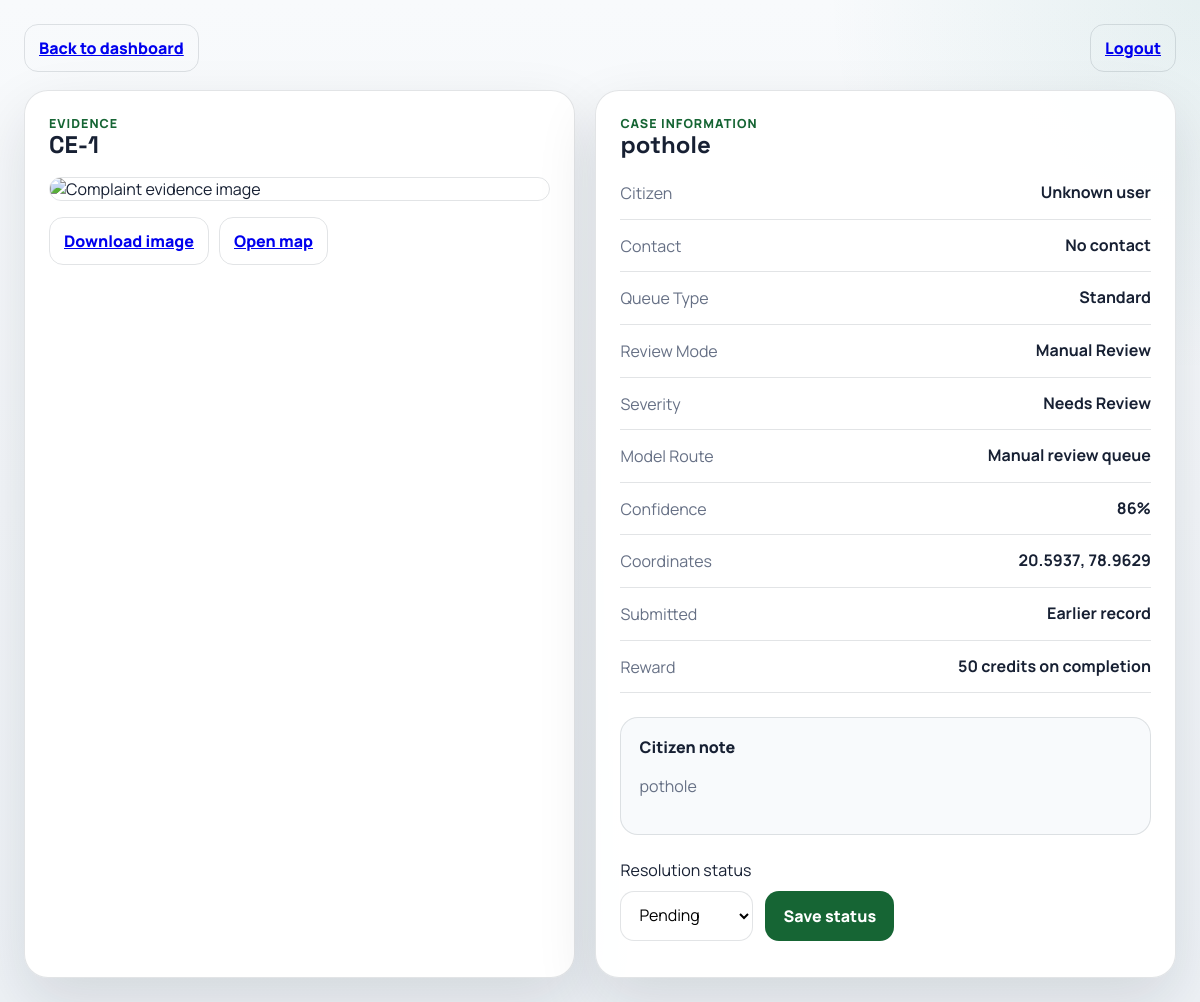
Page /admin/report/1 (signed in) on the committed database.
### database.py (models this page shows)
class Complaint(Base):
    __tablename__ = "complaints"
    id = Column(Integer, primary_key=True)
    issue_type = Column(String)
    image_path = Column(String)
    confidence = Column(Float)
    latitude = Column(Float)
    longitude = Column(Float)
    comment = Column(String)
    status = Column(String, default="Pending")
    user_name = Column(String)
    user_contact = Column(String)
    reference_code = Column(String)
    created_at = Column(String)
    user_id = Column(Integer)
    issue_key = Column(String)
    detection_mode = Column(String)
    model_key = Column(String)
    severity = Column(String)
    last_updated_at = Column(String)
    reward_points = Column(Integer, default=0)
    priority_requested = Column(Integer, default=0)

### app.py (the view)
@app.get("/admin/report/{report_id}", response_class=HTMLResponse)
async def report_detail(request: Request, report_id: int):
    admin_session = get_current_admin_session(request)
    if not admin_session:
        return RedirectResponse("/login?tab=admin", status_code=302)
    db = SessionLocal()
    try:
        report = db.query(Complaint).filter(Complaint.id == report_id).first()
    finally:
        db.close()
    if not report:
        return HTMLResponse("Report not found", status_code=404)
    return templates.TemplateResponse(
        request,
        "report_detail.html",
        {
            "request": request,
            "report": report,
            "image_url": build_image_url(report.image_path),
            "status_choices": sorted(ALLOWED_STATUSES, key=lambda value: ["Pending", "In Progress", "Completed"].index(value)),
            "image_analysis_mode": report.detection_mode or "Manual Review",
            "completion_reward_points": COMPLETION_REWARD_POINTS,
        },
    )

### templates/report_detail.html (shortened to what this page needs)
<!DOCTYPE html>
<html lang="en">
<head>
    <link rel="stylesheet" href="/static/admin.css">
</head>
<body>
    <div class="detail-shell">
        <div class="detail-topbar">
            <a href="/admin/dashboard" class="detail-back">Back to dashboard</a>
            <a href="/admin/logout" class="detail-back">Logout</a>
        </div>
        <div class="detail-grid">
            <section class="detail-card">
                <p class="mini-label">Evidence</p>
                <h1>{{ report.reference_code or ('CE-' ~ report.id) }}</h1>
                <img class="detail-image" src="{{ image_url }}" alt="Complaint evidence image">
                <div class="detail-actions">
                    <a class="table-link" href="/admin/download/{{ report.id }}">Download image</a>
                    <a class="table-link" href="https://maps.google.com/?q={{ report.latitude }},{{ report.longitude }}" target="_blank" rel="noreferrer">Open map</a>
                </div>
            </section>
            <section class="detail-card">
                <p class="mini-label">Case information</p>
                <h2>{{ report.issue_type }}</h2>
                <div class="detail-list">
                    <div><span>Citizen</span><strong>{{ report.user_name or 'Unknown user' }}</strong></div>
                    <div><span>Contact</span><strong>{{ report.user_contact or 'No contact' }}</strong></div>
                    <div><span>Queue Type</span><strong>{{ 'Priority' if report.priority_requested else 'Standard' }}</strong></div>
                    <div><span>Review Mode</span><strong>{{ report.detection_mode or 'Manual Review' }}</strong></div>
                    <div><span>Severity</span><strong>{{ report.severity or 'Needs Review' }}</strong></div>
                    <div><span>Model Route</span><strong>{{ report.model_key if report.model_key else 'Manual review queue' }}</strong></div>
                    <div><span>Confidence</span><strong>{{ (report.confidence * 100)|round|int if report.confidence is not none else 0 }}%</strong></div>
                    <div><span>Coordinates</span><strong>{{ report.latitude }}, {{ report.longitude }}</strong></div>
                    <div><span>Submitted</span><strong>{{ report.created_at or 'Earlier record' }}</strong></div>
                    <div><span>Reward</span><strong>{{ report.reward_points if report.reward_points else completion_reward_points }} credits on completion</strong></div>
                </div>
                <div class="comment-box">
                    <span>Citizen note</span>
                    <p>{{ report.comment if report.comment else 'No additional details were provided for this complaint.' }}</p>
                </div>
                <div class="status-manager">
                    <label for="statusSelect">Resolution status</label>
                    <div class="status-row">
                        <select id="statusSelect">
                            {% for status in status_choices %}
                            <option value="{{ status }}" {{ 'selected' if report.status == status else '' }}>{{ status }}</option>
                            {% endfor %}
                        </select>
                        <button type="button" onclick="saveStatus()">Save status</button>
                    </div>
                </div>
            </section>
        </div>
    </div>
</body>
</html>

### static/admin.css (style rules this page uses)
:root { --bg: #eef2f6; --panel: rgba(255, 255, 255, 0.95); --panel-dark: #0f172a; --text: #172033; --muted: #667085; --line: rgba(23, 32, 51, 0.12); --accent: #166534; --warning: #b45309; --info: #1d4ed8; --success: #15803d; --gold: #b45309; --shadow: 0 24px 60px rgba(15, 23, 42, 0.12); }
* { box-sizing: border-box; }
body { margin: 0; font-family: "Manrope", sans-serif; color: var(--text); background: radial-gradient(circle at top right, rgba(15, 118, 110, 0.08), transparent 24%), linear-gradient(180deg, #f8fafc 0%, var(--bg) 100%); }
.dashboard-shell, .detail-shell { min-height: 100vh; padding: 24px; }
.dashboard-sidebar, .table-panel, .stat-card, .detail-card, .sidebar-note { background: var(--panel); border: 1px solid var(--line); border-radius: 24px; box-shadow: var(--shadow); }
.sidebar-label, .mini-label { margin: 0; color: var(--accent); font-size: 0.78rem; font-weight: 800; letter-spacing: 0.08em; text-transform: uppercase; }
.dashboard-sidebar h1, .panel-head h2, .detail-card h1, .detail-card h2 { margin: 0; font-family: "Space Grotesk", sans-serif; line-height: 1.05; }
.sidebar-copy, .ref-block span, .user-block span, .status-feedback, .comment-box p, .detail-list span { color: var(--muted); line-height: 1.6; }
.sidebar-link, .table-link, .detail-back { min-height: 44px; padding: 12px 14px; border-radius: 14px; display: inline-flex; align-items: center; justify-content: center; border: 1px solid var(--line); font-weight: 800; }
.panel-head input, .status-row select { min-height: 46px; border-radius: 14px; border: 1px solid var(--line); padding: 12px 14px; font: inherit; background: #fff; }
.detail-topbar { display: flex; justify-content: space-between; gap: 12px; margin-bottom: 18px; }
.detail-grid { display: grid; grid-template-columns: minmax(320px, 0.95fr) minmax(320px, 1fr); gap: 20px; }
.detail-card { padding: 24px; }
.detail-image { width: 100%; border-radius: 20px; display: block; margin-top: 20px; border: 1px solid var(--line); }
.detail-actions { display: flex; gap: 10px; margin-top: 16px; flex-wrap: wrap; }
.detail-list { display: grid; gap: 14px; margin: 24px 0; }
.detail-list div { display: flex; justify-content: space-between; gap: 14px; padding-bottom: 12px; border-bottom: 1px solid var(--line); }
.detail-list strong { text-align: right; }
.comment-box { padding: 18px; border-radius: 18px; background: #f8fafc; border: 1px solid var(--line); }
.comment-box span { display: block; margin-bottom: 8px; font-weight: 800; }
.status-manager { margin-top: 24px; }
.status-row { display: flex; gap: 12px; margin-top: 10px; flex-wrap: wrap; }
.status-row button { min-height: 46px; padding: 12px 18px; border: 0; border-radius: 14px; background: var(--accent); color: #fff; font: inherit; font-weight: 800; cursor: pointer; }

### rows in the picture
Complaint: reference_code+id "CE-1", issue_type "pothole", user_name "Unknown user", user_contact "No contact", priority_requested "Standard", detection_mode "Manual Review", severity "Needs Review", model_key "Manual review queue", confidence "86", latitude "20.5937", longitude "78.9629", created_at "Earlier record", reward_points "50", comment "pothole"

### other values in the picture
form field value "Pending"
